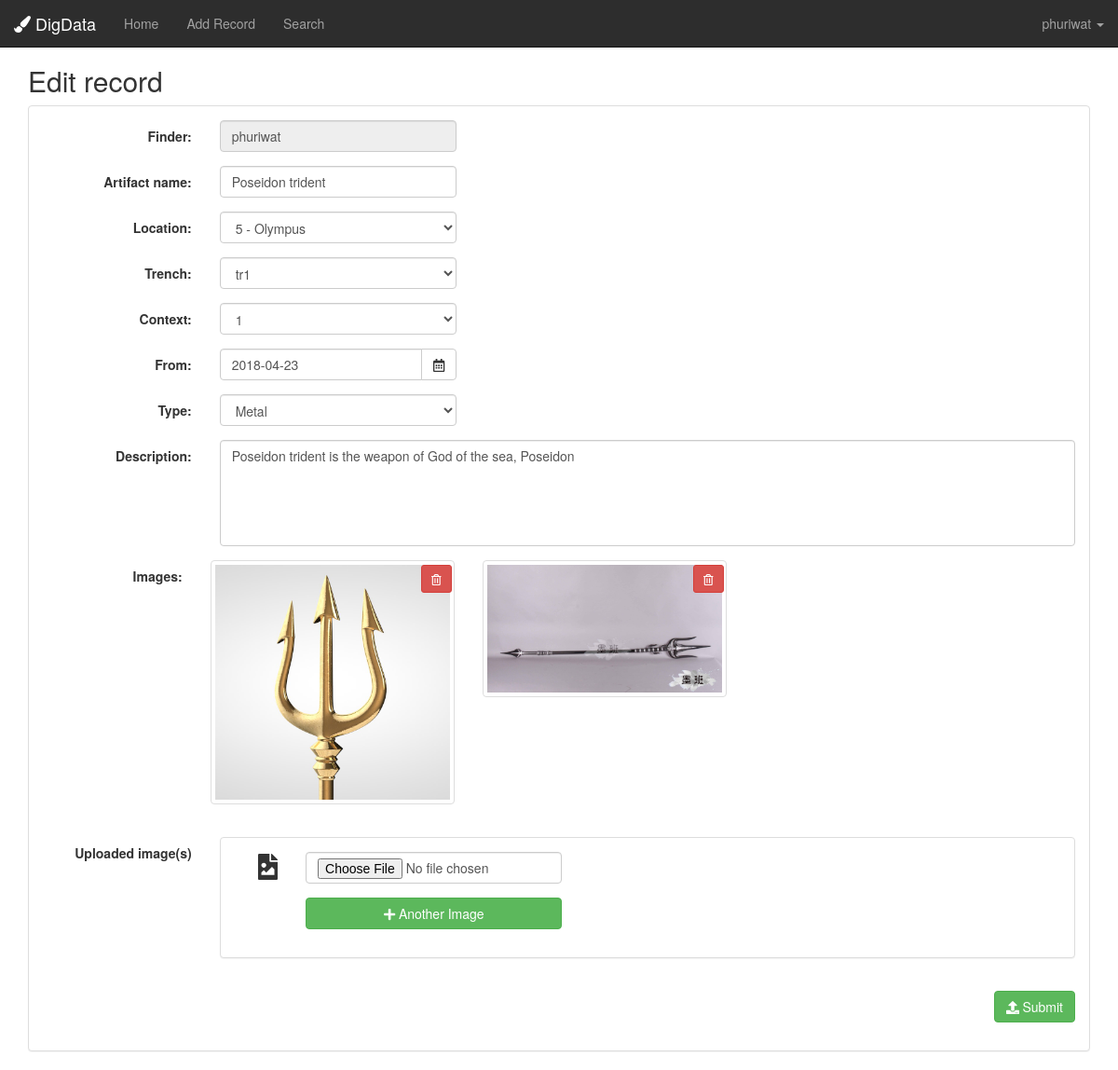
The app's page /edit_record.php?id=4 (signed in) with its own data.
### tables this page shows
CREATE TABLE `Users` (
  `UserID` int(20) NOT NULL AUTO_INCREMENT,
  `Username` varchar(30) NOT NULL,
  `Password` varchar(30) NOT NULL,
  `First Name` varchar(50) NOT NULL,
  `Last Name` varchar(50) NOT NULL,
  `Position` varchar(50) NOT NULL,
  PRIMARY KEY (`UserID`)
);

CREATE TABLE `Finds` (
  `FindID` int(20) NOT NULL AUTO_INCREMENT,
  `UserID` int(20) NOT NULL,
  `ContextID` int(20) NOT NULL,
  `Description` text NOT NULL,
  `Type` varchar(20) NOT NULL,
  `Date` date NOT NULL,
  `Name` varchar(100) DEFAULT NULL,
  `LastModified` date DEFAULT NULL,
  `ModifiedBy` varchar(100) DEFAULT NULL,
  PRIMARY KEY (`FindID`),
  KEY `ContextID` (`ContextID`),
  KEY `UserID` (`UserID`),
  CONSTRAINT `Context` FOREIGN KEY (`ContextID`) REFERENCES `Context_Records` (`ContextID`),
  CONSTRAINT `Founder` FOREIGN KEY (`UserID`) REFERENCES `Users` (`UserID`)
);

CREATE TABLE `Context_Records` (
  `ContextID` int(20) NOT NULL AUTO_INCREMENT,
  `SiteCode` int(10) NOT NULL,
  `Trench` varchar(10) NOT NULL,
  `ContextNum` int(11) NOT NULL,
  `Description` text NOT NULL,
  `Interpretation` text NOT NULL,
  PRIMARY KEY (`ContextID`),
  KEY `SiteCode` (`SiteCode`),
  CONSTRAINT `Context_Records_ibfk_1` FOREIGN KEY (`SiteCode`) REFERENCES `Site` (`SiteCode`)
);

CREATE TABLE `Photos` (
  `FrameID` int(20) NOT NULL AUTO_INCREMENT,
  `PhotoSetID` int(20) NOT NULL,
  `Directory Path` text NOT NULL,
  PRIMARY KEY (`FrameID`),
  KEY `SetID` (`PhotoSetID`),
  CONSTRAINT `Photos_ibfk_1` FOREIGN KEY (`PhotoSetID`) REFERENCES `PhotoSets` (`PhotoSetID`)
);

### edit_record.php (the view, shortened to what this page needs)
<?php
$findID = 0;
if ((isset($_SESSION['user']) and $_SESSION['user'] != '')) {
    $findID = $_SESSION["currentID"];
} else {
    $_SESSION["currentID"] = intval($_GET["id"]);
    $_SESSION['loginerror'] = "You have to login first";
    $_SESSION["currentPage"] = basename($_SERVER['PHP_SELF']);
    header("Location:login.php");
}
include 'PHP/databaseConfig.php';
$recordTB = "Finds";
$siteTB = "Site";
$userTB = "Users";
$contextTB = "Context_Records";
$connect = new mysqli($host, $username, $password, $db);
$recordSQL = "SELECT *,Finds.Description AS 'FDESC',cr.Description AS 'CRDESC' FROM $recordTB INNER JOIN Context_Records cr
  ON Finds.ContextID = cr.ContextID INNER JOIN Site s ON s.SiteCode = cr.SiteCode WHERE $recordTB.FindID = $findID";
$sitesSQL = "SELECT * FROM $siteTB";
$record = $connect->query($recordSQL);
$sites = $connect->query($sitesSQL);
$currentRecord = $record->fetch_assoc();
$currentSite = $currentRecord["SiteCode"];
$trenchSQL = "SELECT Distinct Trench FROM $contextTB WHERE SiteCode=$currentSite";
$trench = $connect->query($trenchSQL);
$currentTrench = $currentRecord["Trench"];
$currentContext = $currentRecord["ContextID"];
$contextSQL = "SELECT * FROM $contextTB WHERE SiteCode=$currentSite and Trench='" . $currentTrench . "'";
$context = $connect->query($contextSQL);
?>
<!DOCTYPE html>
<html lang="en">
<head>
    <link rel="stylesheet" href="https://maxcdn.bootstrapcdn.com/bootstrap/3.3.7/css/bootstrap.min.css">
    <link rel="stylesheet" href="css/styles.css">
    <link rel="stylesheet" href="https://cdnjs.cloudflare.com/ajax/libs/jqueryui/1.12.1/jquery-ui.css">
</head>
<body>
<nav class="navbar navbar-inverse navbar-fixed-top">
    <div class="container-fluid">
        <div class="navbar-header">
            <a class="navbar-brand" href="index.php"><i class="fas fa-paint-brush"></i>&nbsp;DigData</a>
        </div>
        <div class="collapse navbar-collapse" id="myNavbar">
            <ul class="nav navbar-nav">
                <li><a href="index.php">Home</a></li>
                <li><a href="add_record.php">Add Record</a></li>
                <li><a href="search.php">Search</a></li>
            </ul>
            <ul class="nav navbar-nav navbar-right">
                <li><?php
                    include 'PHP/LoginButton.php';
                    ?>
            </ul>
        </div>
    </div>
</nav>
<div class="background-content">
    <div class="container" style="margin-top:50px">
        <h2>Edit record</h2>
        <div class="row">
            <div class="col-md-12">
                <div class="panel panel-default">
                    <div class="panel-body">
                        <form class="form-horizontal" method="post" action="PHP/updateRecord.php"
                              enctype="multipart/form-data">
                            <div class="form-group">
                                <label class="control-label col-md-2" for="finder">Finder:</label>
                                <div class="col-md-3">
                                    <?php
                                    $LOGusername = $currentRecord["UserID"];
                                    $userSQL = "SELECT * FROM $userTB WHERE UserID='$LOGusername'";
                                    $user = $connect->query($userSQL);
                                    $currentUser = $user->fetch_assoc();
                                    if (isset($_SESSION['user']) and $_SESSION['user'] != '') {
                                        print '<input class="form-control" type="" value="' . $currentUser["Username"] . '" readonly>';
                                    } else {
                                        $_SESSION['loginerror'] = "You have to login first";
                                        $_SESSION["currentPage"] = basename($_SERVER['PHP_SELF']);
                                        header("Location:login.php");
                                    }
                                    ?>
                                </div>
                            </div>
                            <div class="form-group">
                                <label class="control-label col-md-2" for="finder">Artifact name:</label>
                                <div class="col-md-3">
                                    <input class="form-control" name="name"
                                           value="<?php echo $currentRecord['Name'] ?>">
                                </div>
                            </div>
                            <div class="form-group">
                                <label class="control-label col-md-2" for="location">Location:</label>
                                <div class="col-md-3">
                                    <select class="form-control" id="location" placeholder="Select location" name="site"
                                            onchange="showTrench(this.value)">
                                        <?php
                                        while ($row = $sites->fetch_assoc()) {
                                            if ($row["SiteCode"] == $currentRecord["SiteCode"]) {
                                                print '<option selected="selected" value="' . $row["SiteCode"] . '">' . $row["SiteCode"] . " - " . $row["SiteName"] . '</option>';
                                            } else {
                                                print '<option value="' . $row["SiteCode"] . '">' . $row["SiteCode"] . " - " . $row["SiteName"] . '</option>';
                                            }
                                        }
                                        ?>
                                    </select>
                                </div>
                            </div>
                            <div class="form-group">
                                <label class="control-label col-md-2" for="trench">Trench:</label>
                                <div class="col-md-3">
                                    <select class="form-control" id="trench" name="trench"
                                            onchange="showContext(this.value)">
                                        <?php
                                        while ($row = $trench->fetch_assoc()) {
                                            if ($currentTrench == $row["Trench"]) {
                                                echo '<option selected="selected" value="' . $row["Trench"] . '">' . $row["Trench"] . '</option>';
                                            } else {
                                                echo '<option value="' . $row["Trench"] . '">' . $row["Trench"] . '</option>';
                                            }
                                        }
                                        ?>
                                    </select>
                                </div>
                            </div>
                            <div class="form-group">
                                <label class="control-label col-md-2" for="context">Context:</label>
                                <div class="col-md-3">
                                    <select class="form-control" id="context" name="context"
                                            onchange="showContextDesc(this.value)">
                                        <?php
                                        while ($row = $context->fetch_assoc()) {
                                            if ($currentContext == $row["ContextID"]) {
                                                echo '<option selected="selected" value="' . $row["ContextID"] . '">' . $row["ContextNum"] . '</option>';
                                            } else {
                                                echo '<option value="' . $row["ContextID"] . '">' . $row["ContextNum"] . '</option>';
                                            }
                                        }
                                        ?>
                                    </select>
                                </div>
                            </div>
                            <div class="form-group">
                                <label class="control-label col-md-2" for="date">From:</label>
                                <div class="col-md-3">
                                    <div class="input-group">
                                        <input type="text" class="form-control" name="date" id="date"
                                               value="<?php echo date('Y-m-d'); ?>">
                                        <div class="input-group-btn">
                                            <button class="btn btn-default" type="button" id="date-butt">
                                                <i class="far fa-calendar-alt"></i>
                                            </button>
                                        </div>
                                    </div>
                                </div>
                            </div>
                            <div class="form-group">
                                <label class="control-label col-md-2" for="type">Type:</label>
                                <div class="col-md-3">
                                    <select class="form-control" id="type" name="type">
                                        <option value="Metal">Metal</option>
                                    </select>
                                </div>
                            </div>
                            <div class="form-group">
                                <label class="control-label col-md-2" for="description">Description:</label>
                                <div class="col-md-10">
                                    <textarea class="form-control" rows="5" id="description"
                                              name="description"></textarea>
                                </div>
                            </div>
                            <?php
                            $sql = "SELECT * FROM `PhotoSet-Find Links` as link
                            INNER JOIN PhotoSets ps on link.PhotoSetID = ps.PhotoSetID
                            INNER JOIN Photos ph on ph.PhotoSetID = ps.PhotoSetID
                            where FindID = " . $currentRecord['FindID'] . ";";
                            $find2 = mysqli_query($connect, $sql);
                            if (mysqli_num_rows($find2) > 0) {
                                echo '<div class="form-group" id="imgPanel">
                                <div class="row">
                                <label class="control-label col-md-2" >Images:</label>';
                                while ($row2 = mysqli_fetch_array($find2, MYSQLI_ASSOC)) {
                                    print '<div class="col-sm-6 col-md-3" id=' . $row2['FrameID'] . '>
                                      <div class="thumbnail">
                                      <button class="btn btn-danger btn-sm pull-right" style="position:absolute; right: 1.5em;" type="button" value="' . $row2['FrameID'] . '" onclick="deleteByFrameID(this.value)"><i class="far fa-trash-alt"></i></button>
                                        <a href="#" class="pop">
                                              <img src="' . $row2['Directory Path'] . '">
                                          </a>
                                      </div>
                                  </div>';
                                }
                                echo "</div>
                              </div>";
                            }
                            ?>
                            <div class="form-group">
                                <label class="control-label col-md-2" for="fileToUpload">Uploaded image(s)</label>
                                <div class="col-md-10">
                                    <div id="imgs">
                                        <div class="row">
                                            <div class="col-md-12">
                                                <div class="panel panel-default">
                                                    <div class="panel-body">
                                                        <div class="form-group">
                                                            <label class="control-label col-md-1"
                                                                   for="" style="padding-top: 2px"><i
                                                                        class="fas fa-file-image fa-2x"></i></label>
                                                            <div class="col-md-4">
                                                                <input class="form-control" accept="image/*"
                                                                       onchange="checkSize(this)" type="file"
                                                                       name="imgs[]">
                                                            </div>
                                                        </div>
                                                        <div class="form-group add-butt-form">
                                                            <div class="col-md-offset-1 col-md-4">
                                                                <button type="button"
                                                                        class="btn btn-success btn-block"
                                                                        onclick=moreImage("imgs")>
                                                                    <i class="fas fa-plus"></i>&nbsp;Another Image
                                                                </button>
                                                            </div>
                                                        </div>
                                                    </div>
                                                </div>
                                            </div>
                                        </div>
                                    </div>
                                </div>
                            </div>
                            <div class="form-group">
                                <div class="col-md-12">
                                    <button type="submit" class="btn btn-success pull-right"><i
                                                class="fas fa-upload"></i>&nbsp;Submit
                                    </button>
                                </div>
                            </div>
                        </form>
                    </div>
                </div>
            </div>
        </div>
    </div>
</div>
</body>
</html>

### css/styles.css (style rules this page uses)
body, html { height: 100%; }
.background-content { height: 100%; overflow: auto; }
textarea { resize: none; }
nav { opacity: 0.95; }

### records on screen
users: Username "phuriwat"
finds: name "Poseidon trident"
context_records: trench "tr1"
photoset-find links: photos.Directory Path (picture)

### other values on screen
$_SESSION["user"] "phuriwat"
form field site "5 - Olympus"
form field context "1"
